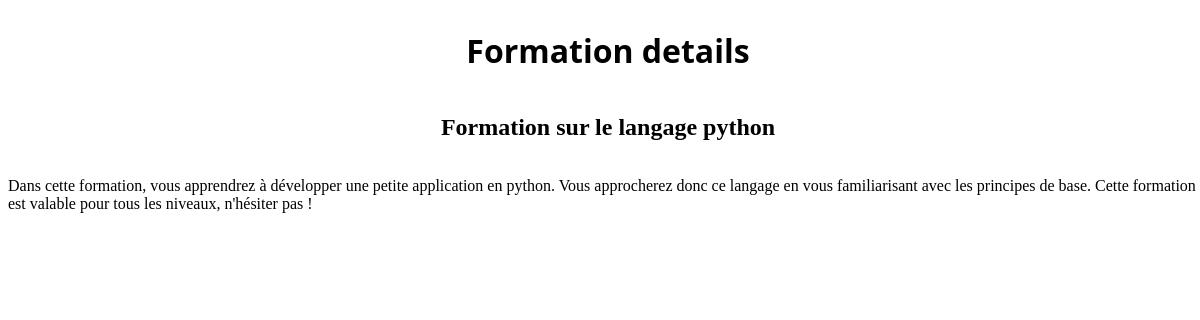
The app's page /formations/2/details/ with its own data.
### formationsApp/models.py (models this page shows)
class Formations(models.Model):
    title = models.CharField(max_length=100)
    description = models.CharField(max_length=500)

### formationsApp/views.py (the view)
# urls.py: path('<int:id_formation>/details/', views.details, name="details")
def details(request, id_formation):
    formation = Formations.objects.get(pk=id_formation)
    return render(request, 'formationsApp/details.html', {"formation": formation})

### formationsApp/templates/formationsApp/details.html
{% load static %}
<html>
    <link rel="stylesheet" href="{% static 'formationsApp/main.css' %}">
    <body>
        <h1>Formation details</h1>
        <h2>{{ formation.title }}</h2>
        <div class="formation_details">
           <p>{{ formation.description }}</p>
        </div>
    </body>
</html>

### formationsApp/static/formationsApp/main.css (style rules this page uses)
body { display: flex; flex-direction: column; align-items: center; width: 100vw; }
h1 { font-family: 'Segoe UI', Tahoma, Geneva, Verdana, sans-serif; }

### records on screen
Formations: title "Formation sur le langage python", description "Dans cette formation, vous apprendrez à développer une petite application en python. Vous approcherez donc ce langage en vous familiarisant avec les principes de base. Cette formation est valable pour tous les niveaux, n'hésiter pas !"
